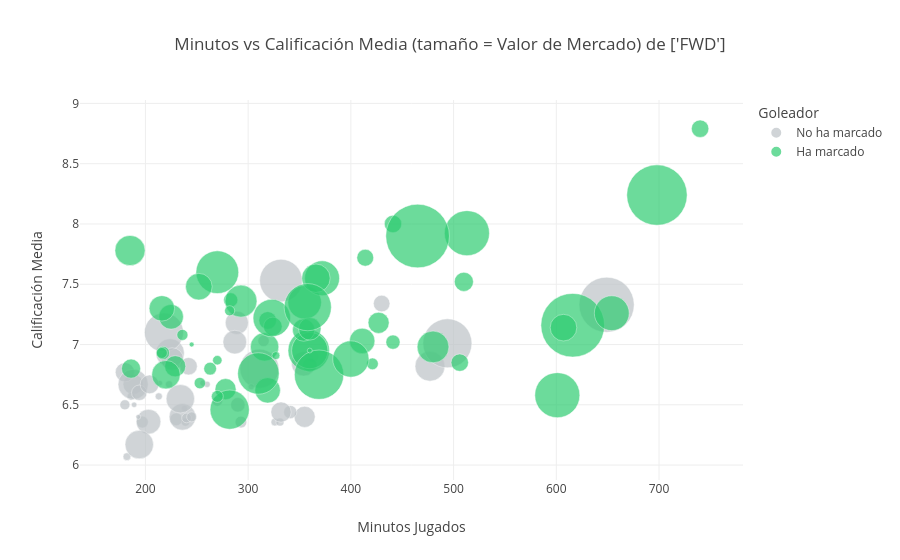

The notebook cell saved with this chart:
### Markdown cell above
6)

### Code cell
def bubble_metricas(seleccion=None, posicion=None):
    jugadores_seleccionados = filtrar_jugadores(selecciones = seleccion, posiciones= posicion)

    jugadores_seleccionados = jugadores_seleccionados[(jugadores_seleccionados["minutos_jugados"]>0) & (jugadores_seleccionados["calificacion_media"]>0)].copy()          #nos quedamos solo con aquellos valores no nulos de calidficacion y minutos jugados

    jugadores_seleccionados["han_marcado"] =  "No ha marcado"
    mascara_han_marcado = jugadores_seleccionados["goles"] > 0
    jugadores_seleccionados.loc[mascara_han_marcado, "han_marcado"] = "Ha marcado"

    detalle = "de "
    if seleccion:
        detalle += str(seleccion) + " "

    if posicion:
            detalle += str(posicion)
    
    fig = px.scatter(
        data_frame=jugadores_seleccionados,
        x="minutos_jugados",
        y="calificacion_media",
        size="valor_mercado",
        color="han_marcado",
        hover_name="nombre_jugador",
        hover_data={
            "seleccion_nacional": True,
            "posicion": True,
            "goles": True,
            "valor_mercado": ":.1f",
            "calificacion_media": ":.2f",
            "minutos_jugados": True,
            "han_marcado": False,
        },
        labels={
            "minutos_jugados": "Minutos Jugados",
            "calificacion_media": "Calificación Media",
            "valor_mercado": "Valor de Mercado (M€)",
            "han_marcado": "Goleador",
            "seleccion_nacional": "Selección",
            "posicion": "Posición",
            "goles": "Goles",
        },
        #color_discrete_map={"Sobre-rendimiento": "#2ecc71", "Infra-rendimiento": "#e74c3c"},        category_orders={"marca": ["No ha marcado", "Ha marcado"]},  # los goleadores se pintan encima
        size_max=45,
        title=f"Minutos vs Calificación Media (tamaño = Valor de Mercado) {detalle}",
        color_discrete_map={"Ha marcado": "#2ecc71", "No ha marcado": "#bdc3c7"},       #atribuir los colores a si ha marcado o no
        category_orders={"han_marcado": ["No ha marcado", "Ha marcado"]},      #para que se pinten por encima los que ha marcado
    )
    fig.update_traces(marker=dict(opacity=0.7, line=dict(width=0.5, color="white")))
    return fig




    
bubble_metricas(posicion=["FWD"]).show()
#bubble_metricas()

### Figure 1 — Plotly figure (JSON) as saved in the notebook; plotly's stock layout.template omitted (floating-point values rounded to 4 significant figures; data arrays with more than 128 entries replaced by an {"elided": "..."} marker saying what was removed)
{"data": [{"customdata": {"elided": "49x5 mixed values"}, "hovertemplate": "<b>%{hovertext}</b><br><br>Minutos Jugados=%{x}<br>Calificación Media=%{y:.2f}<br>Valor de Mercado (M€)=%{customdata[3]:.1f}<br>Selección=%{customdata[0]}<br>Posición=%{customdata[1]}<br>Goles=%{customdata[2]}<extra></extra>", "hovertext": ["Roberto Carlos Alvarado", "Oswin Reagan Appollis", "Sekotori Evidence Makgopa", "Pavel Sulc", "Tanitoluwa Oluwatimilehin Oluwaseyi", "Tajon Trevor Buchanan", "Ermedin Demirovic", "Esmir Bajraktarevic", "Junior Edmilson", "Hassan Akram", "Vitor Rayan", "Brahim Diaz", "Ruben Fritzner Providence", "Josue Jeremie Casimir", "Ben Gannon Gannon-Doak", "Ricardo Daniel Pepi", "Christian Mate Pulisic", "Kenan Yildiz", "Barı ş Alper Yilmaz", "Jürgen Leonardo Locadia", "Ange-Yoan Laurent Bonny", "Yan Diomande", "John Yeboah", "Enner Remberto Valencia", "Donyell Malen", "Jeremy Baffour Doku", "Mohamed Abdelsalam Omar", "Mehdi Taremi", "Christopher Grant Wood", "Daniel Olmo", "Isaac Ryan", "Tariq Feras", "Mohammed Salem Aldawsari", "Federico Sebastian Vinas", "Michael Akpovie Olise", "Sadio Mane", "Nicolas Jackson", "Ibrahim Karim Ali Alhamadi", "Alexander Sorloth", "Julian Ryerson", "Thiago Ezequiel Almada", "Giuliano Simeone", "Michael Gregoritsch", "João Joao Felix", "Pedro Pedro Neto", "Cedric Bakambu", "Luis Javier Suarez", "Azuka Tristan Madueke", "Jordan Pierre Ayew"], "legendgroup": "No ha marcado", "marker": {"color": "#bdc3c7", "line": {"color": "white", "width": 0.5}, "opacity": 0.7, "size": [13.57, 1.815, 1.4, 20, 7, 6.76, 22, 8, 2.52, 3.305, 26.5, 44.05, 2.522, 3, 2.918, 30, 40, 75, 18.2, 1.8, 35, 90, 6.317, 10.21, 45, 75, 3.005, 2, 5, 118.4, 3.206, 4.633, 4.96, 11.77, 150, 6, 40, 4.997, 8.6, 25, 15, 40, 1.5, 17.43, 29.1, 1.2, 20.33, 27.69, 1.8], "sizemode": "area", "sizeref": 0.09877, "symbol": "circle"}, "mode": "markers", "name": "No ha marcado", "orientation": "v", "showlegend": true, "type": "scatter", "x": [430, 256, 214, 188, 197, 293, 355, 230, 213, 239, 289, 477, 223, 182, 186, 203, 224, 218, 180, 238, 236, 332, 315, 290, 188, 311, 326, 260, 270, 494, 331, 240, 245, 194, 649, 363, 234, 180, 341, 226, 242, 194, 189, 204, 354, 193, 332, 287, 303], "xaxis": "x", "y": [7.34, 6.68, 6.68, 6.67, 6.357, 6.357, 6.4, 6.38, 6.57, 6.357, 7.18, 6.82, 6.67, 6.07, 6.57, 6.36, 6.93, 7.1, 6.77, 6.47, 6.4, 7.53, 7.03, 6.5, 6.67, 6.8, 6.357, 6.67, 6.53, 7.01, 6.357, 6.391, 6.4, 6.6, 7.33, 6.9, 6.55, 6.5, 6.44, 6.88, 6.82, 6.17, 6.5, 6.67, 6.84, 6.4, 6.44, 7.02, 6.65], "yaxis": "y"}, {"customdata": {"elided": "57x5 mixed values"}, "hovertemplate": "<b>%{hovertext}</b><br><br>Minutos Jugados=%{x}<br>Calificación Media=%{y:.2f}<br>Valor de Mercado (M€)=%{customdata[3]:.1f}<br>Selección=%{customdata[0]}<br>Posición=%{customdata[1]}<br>Goles=%{customdata[2]}<extra></extra>", "hovertext": ["Raúl Alonso Jimenez", "Julián Andrés Quinones", "Thapelo Maseko", "Jonathan Christian David", "Kerim Alajbegovic", "Breel Donald Embolo", "Dan Ndoye", "Ruben Estephan Vargas", "José Vinicius", "Matheus Matheus Cunha", "Wilson Isidor", "Folarin Jolaoluwa Balogun", "Julio Cesar Enciso", "Nestory Irankunda", "Arda Guler", "Kai Lukas Havertz", "Amad Diallo", "Nicolas Pepe", "Gonzalo Jordy Plata", "Nilson David Angulo", "Cody Mathès Gakpo", "Brian Ebenezer Adjei Brobbey", "Crysencio Jilbert Sylverio Cir Summerville", "Ayase Ueda", "Alexander Isak", "Anthony David Junior Elanga", "Viktor Einar Gyokeres", "Romelu Lukaku", "Leandro Trossard", "Charles Marc De Ketelaere", "Hamed Mahrous Mohamed Salah", "Ferran Torres", "Lamine Yamal Yamal", "Mikel Oyarzabal", "Masour Ousmane Dembele", "Kylian Mbappe", "Bradley Jean-Manuel Essolisa Barcola", "Désiré Nonka-Maho Doue", "Ismaila Sarr", "Erling Braut Haaland", "Antonio Eromonsele Nordby Nusa", "Julián Alvarez", "Lionel Andrés Messi", "Lautaro Javier Martinez", "Riyad Karim Mahrez", "Amine Ferid Gouiri", "Iyad Ali Ali Olwan", "Mohammad Mousa Mousa Altamari", "Ronaldo Cristiano Ronaldo", "Yoane Wissa", "Eldor Shomurodov", "Luis Fernando Diaz", "Bukayo Ayoyinka Saka", "Harry Edward Kane", "Marcus Rashford", "Anthony Michael Gordon", "Ivan Perisic"], "legendgroup": "Ha marcado", "marker": {"color": "#2ecc71", "line": {"color": "white", "width": 0.5}, "opacity": 0.7, "size": [15.21, 14, 1.2, 6.76, 22, 15, 32, 9.984, 14.81, 50.78, 18, 40, 3.137, 8, 90, 55, 45, 6, 10.18, 8.661, 60, 30, 35, 17, 85, 32, 65, 22, 18, 24.57, 22, 75.8, 200, 35, 100, 180, 69.22, 120, 40, 200, 32, 100, 15, 85, 5, 6.32, 4.372, 6.013, 10, 25, 7, 50, 110, 60, 40, 65, 1.2], "sizemode": "area", "sizeref": 0.09877, "symbol": "circle"}, "mode": "markers", "name": "Ha marcado", "orientation": "v", "showlegend": true, "type": "scatter", "x": [319, 414, 245, 421, 278, 506, 411, 283, 441, 293, 186, 316, 327, 263, 270, 355, 185, 236, 360, 217, 372, 225, 252, 324, 359, 216, 360, 229, 510, 354, 427, 282, 616, 607, 513, 698, 323, 369, 366, 465, 319, 601, 740, 310, 282, 253, 270, 216, 441, 360, 270, 480, 358, 654, 220, 400, 360], "xaxis": "x", "y": [7.2, 7.72, 7, 6.84, 6.63, 6.85, 7.03, 7.37, 8, 7.36, 6.8, 6.98, 6.908, 6.8, 7.6, 7.35, 7.78, 7.08, 6.83, 6.93, 7.55, 7.23, 7.48, 7.15, 6.95, 7.3, 6.95, 6.82, 7.52, 7.12, 7.18, 6.46, 7.16, 7.14, 7.924, 8.24, 7.22, 6.75, 7.55, 7.9, 6.62, 6.58, 8.79, 6.76, 7.28, 6.68, 6.87, 6.93, 7.02, 7.13, 6.57, 6.98, 7.31, 7.26, 6.75, 6.88, 6.95], "yaxis": "y"}], "layout": {"legend": {"itemsizing": "constant", "title": {"text": "Goleador"}, "tracegroupgap": 0}, "title": {"text": "Minutos vs Calificación Media (tamaño = Valor de Mercado) de ['FWD']"}, "xaxis": {"anchor": "y", "domain": [0, 1], "title": {"text": "Minutos Jugados"}}, "yaxis": {"anchor": "x", "domain": [0, 1], "title": {"text": "Calificación Media"}}}}
